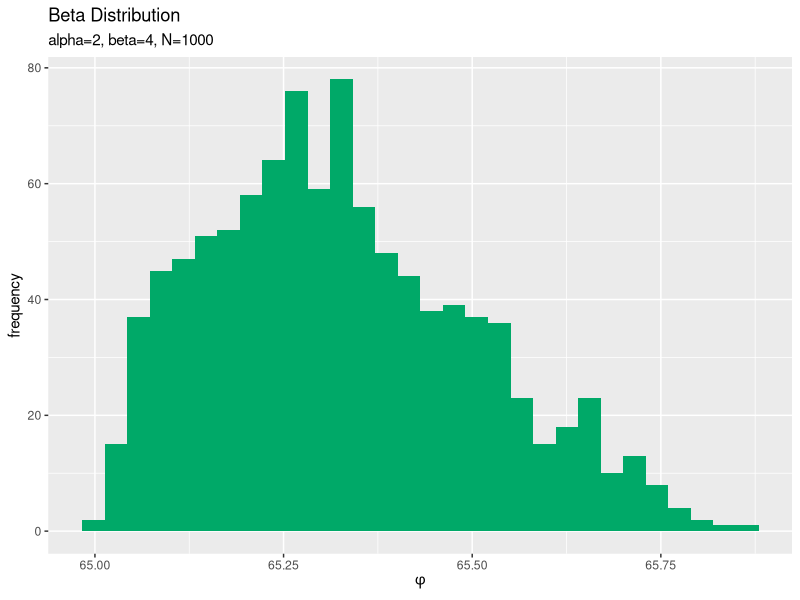

The R script that drew this image:
# Random variation in age
# Beta distribution

# 
# https://www.anarchive-beta.com/entry/2022/07/02/212513 (in jpn)
# https://pubmed.ncbi.nlm.nih.gov/27578690/

library(tidyverse)
library(gganimate)

alpha <- 2
beta  <- 4
N <- 1000

phi_n <- rbeta(n = N, shape1 = alpha, shape2 = beta) + 65
head(phi_n)

data_df <- tidyr::tibble(phi = phi_n)
summary(data_df$phi)

# Histogram
ggplot(data = data_df, mapping = aes(x = phi)) + # データ
  geom_histogram(fill = "#00A968", bins = 30) + # 度数
  labs(title = "Beta Distribution", 
       subtitle = paste0("alpha=", alpha, ", beta=", beta, ", N=", N), # (文字列表記用)
       #subtitle = parse(text = paste0("list(alpha==", alpha, ", beta==", beta, ", N==", N, ")")), # (数式表記用)
       x = expression(phi), y = "frequency") # ラベル
